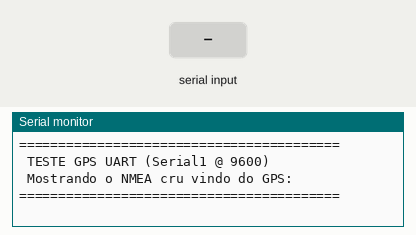
A sketch run on a simulated Arduino Mega 2560, built with avr-gcc and run on an emulated ATmega2560. Parts: the last lines printed to the serial monitor. Inputs (shaded band) come from the test bench.

Above: at 1.2 s.
1.3 s: "1" received over the second serial link
At 1.6 s:
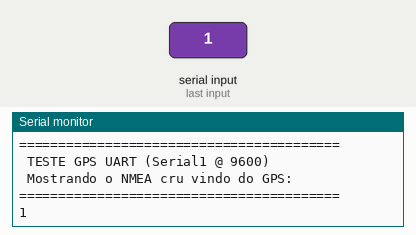
4.3 s: "0" received over the second serial link
At 5.1 s:
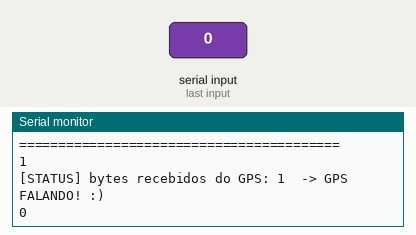
5.8 s: "2" received over the second serial link
At 6.5 s:
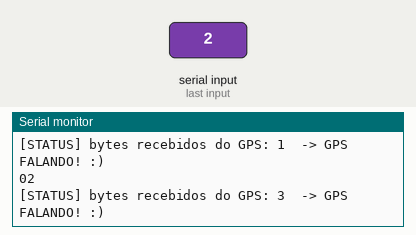

The sketch:

gps_uart.ino
```cpp
/*
 * TESTE DO MKR GPS POR UART (modo SHIELD) - saida pela Serial USB
 *
 * No header, o MKR GPS fala UART (NMEA 9600), NAO I2C.
 * (O I2C dele so sai pelo conector ESLOV.)
 *
 * LIGACAO:
 *   Shield VCC      -> GIGA 3V3
 *   Shield GND      -> GIGA GND
 *   Shield 13 (RX)  -> GIGA 0  (RX0)   <- aqui sai o dado do GPS
 *   Shield 14 (TX)  -> GIGA 1  (TX0)
 *
 * Serial1 do GIGA = pino 0 (RX) / pino 1 (TX).
 * u-blox SAM-M8Q manda NMEA a 9600 baud continuamente, mesmo sem fix.
 */

unsigned long totalBytes = 0;
unsigned long ultimoStatus = 0;

void setup() {
  Serial.begin(115200);
  unsigned long s = millis();
  while (!Serial && (millis() - s < 4000)) { }
  Serial.println();
  Serial.println("=========================================");
  Serial.println(" TESTE GPS UART (Serial1 @ 9600)");
  Serial.println(" Mostrando o NMEA cru vindo do GPS:");
  Serial.println("=========================================");

  Serial1.begin(9600);
}

void loop() {
  // ecoa tudo que chega do GPS para o USB
  while (Serial1.available()) {
    char c = Serial1.read();
    Serial.write(c);
    totalBytes++;
  }

  // status a cada 3s
  if (millis() - ultimoStatus > 3000) {
    ultimoStatus = millis();
    Serial.print("\n[STATUS] bytes recebidos do GPS: ");
    Serial.print(totalBytes);
    if (totalBytes > 0) Serial.println("  -> GPS FALANDO! :)");
    else                Serial.println("  -> nada ainda (ver fiacao RX/TX)");
  }
}
```

Measured:
- after the input at 1.3 s, the serial monitor: prints a new line at once (image 1)
- after the input at 4.3 s, the serial monitor: prints a new line at once (image 2)
- after the input at 5.8 s, the serial monitor: prints a new line at once (image 3)
